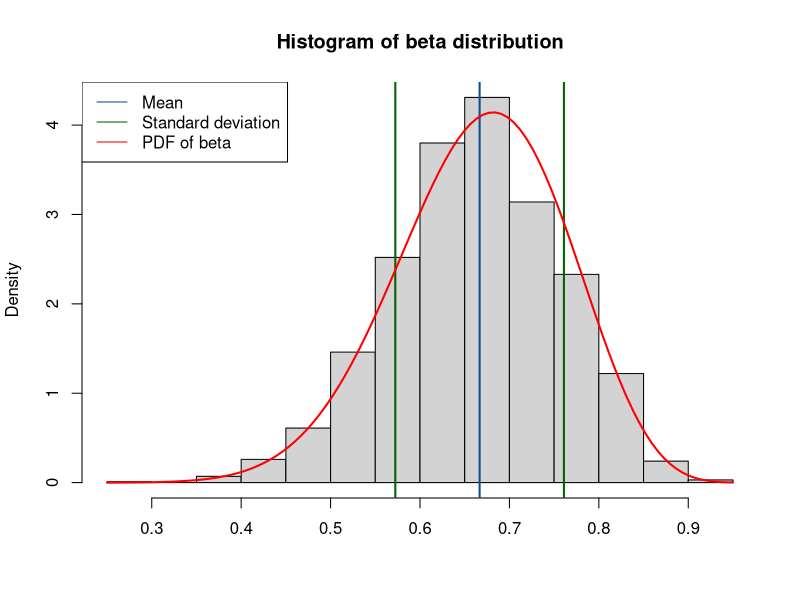
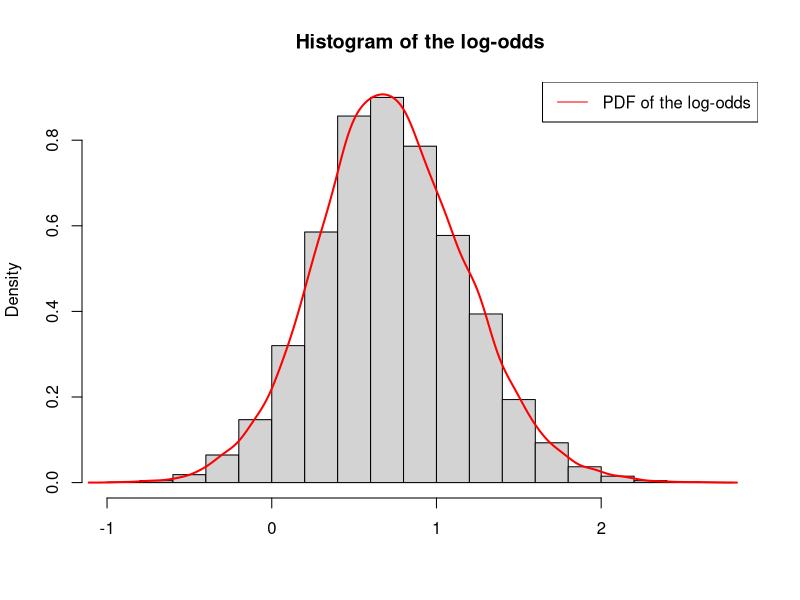
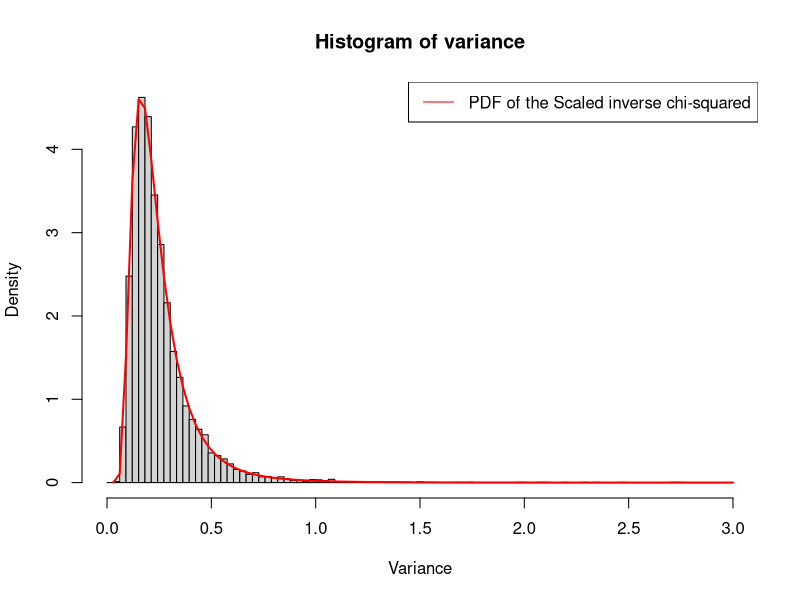

Recreate these plots in R, in order.
## ---- chunk 1
knitr::opts_chunk$set(echo = FALSE, warning = FALSE, fig.pos = "H", out.extra = "", fig.width = 5, fig.height = 5, fig.align = "center", cache = FALSE)

## ---- chunk 2
### 1 a)
set.seed(235)

# Variables
s = 14
n = 20
a0 = b0 = 2
f = n - s
a_n = a0 + s
b_n = b0 + f

rand.samples = rbeta(n*100, a_n, b_n)

# True values
mean = (a_n) / (a_n+b_n)
variance = ((a_n) * (b_n)) / (((a_n) + (b_n))^2 * ((a_n) + (b_n) + 1))
stdev = variance^0.5

# Plots
hist(rand.samples,freq=FALSE,main="Histogram of beta distribution",xlab="")
abline(v=mean,col="dodgerblue4",lwd=2)
abline(v=mean-stdev,col="darkgreen",lwd=2)
abline(v=mean+stdev,col="darkgreen",lwd=2)
legend("topleft", col = c("dodgerblue4", "darkgreen", "red"), 
       legend=c("Mean","Standard deviation", "PDF of beta"),lty=1)
x = seq(0,1,length=100)
curve(dbeta(x,a_n,b_n),add=TRUE,col="red",lwd=2)
## ---- chunk 3
set.seed(235)

nDraws = 10000
rand.samples = rbeta(nDraws, a_n, b_n)
p_calc = 100*sum(rand.samples<0.4)/length(rand.samples)
p_true = 100*pbeta(0.4, a0+s,b0+f)
print(paste("Simulated probability: ", p_calc))
print(paste("Exact probability: ", p_true))
## ---- chunk 4
prior = beta(a0, b0)
hist(log(rand.samples/(1-rand.samples)), freq=FALSE, 
     main = "Histogram of the log-odds",xlab="")
lines(density(log(rand.samples/(1-rand.samples))),col="red",lwd=2)
legend("topright", col = c("red"), legend=c("PDF of the log-odds"),lty=1)

## ---- chunk 5
### 2 a)
set.seed(235)

draws = 10000
income = c(14, 25, 45, 25, 30, 33, 19, 50, 34, 67)
n = 10
v = 9

y = log(income)
tau2=sum((y-3.5)^2)/10
tau = tau2**(0.5)

var<-((n-1)*tau2)/rchisq(draws,n-1)
hist(var,breaks = seq(0,3,length=100),freq=FALSE, xlab="Variance", main="Histogram of variance") 
theta = seq(0,3,length=100)
p = ((v/2)^(v/2))*(tau^v)*(theta^-((v/2)+1))*exp((-v*tau2)/(2*theta))
p = p/gamma(v/2)
lines(theta,p,col="red", lwd=2)
legend("topright", col = c("red"), legend=c("PDF of the Scaled inverse chi-squared"),lty=1)
